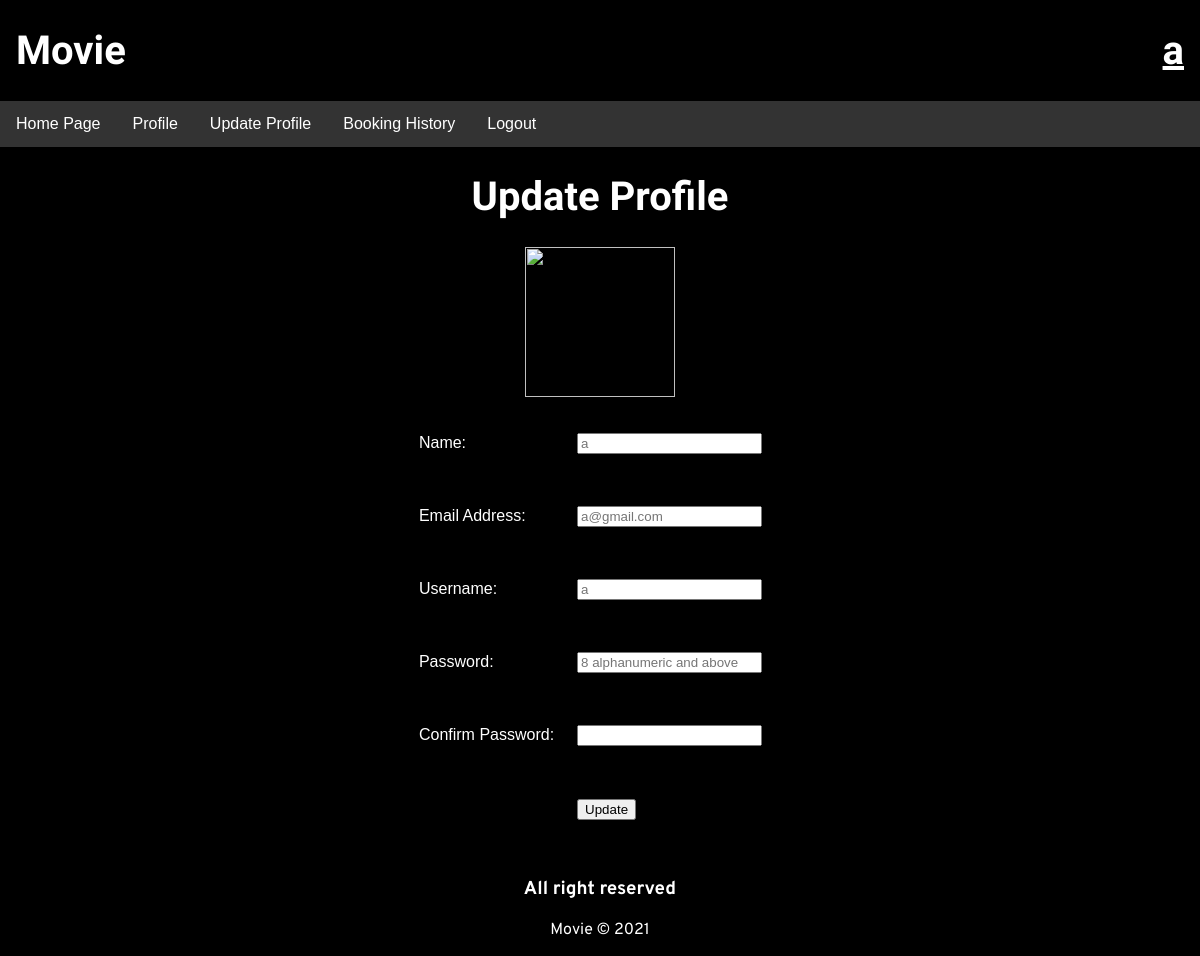
The page /update_profile.php (signed in) on the database its author committed.
### tables this page shows
CREATE TABLE `user` (
  `name` varchar(1000) NOT NULL,
  `email` varchar(1000) NOT NULL,
  `username` varchar(1000) NOT NULL,
  `password` varchar(1000) NOT NULL,
  `id` int(255) NOT NULL
);

### update_profile.php (the view, shortened to what this page needs)
<?php
include('header.php');
?>
<?php
if (isset($_SESSION['login'])) {
    $query = "SELECT * FROM user WHERE id = '{$_SESSION['id']}'";
    $result = mysqli_query($dbc, $query);
    if (mysqli_num_rows($result) > 0) {
        while ($row = mysqli_fetch_array($result)) {
            $name = $row['name'];
            $email = $row['email'];
            $username = $row['username'];
        }
    }
}
?>
<center>
    <h1>Update Profile</h1>
    <img src="icon.png" height="150" width="150"/><br/><br/>
    <form action="update_profile.php" method="post">
        <table>
            <tr>
                <td><p>Name:</p></td>
                <td><input type="text" name="name" size="20" placeholder="<?php print $name; ?>"/></td>
            </tr>
            <tr>
                <td><p>Email Address:</p></td>
                <td><input type="text" name="email" size="20" placeholder="<?php print $email; ?>"/></td>
            </tr>
            <tr>
                <td><p>Username:</p></td>
                <td><input type="text" name="username" size="20" placeholder="<?php print $username; ?>"/></td>
            </tr>
            <tr>
                <td><p>Password:</p></td>
                <td><input type="password" name="password" size="20" placeholder="8 alphanumeric and above"/></td>
            </tr>
            <tr>
                <td><p>Confirm Password:</p></td>
                <td><input type="password" name="password2" size="20" /></td>
            </tr>
            <tr>
                <td></td>
                <td><p><input type="submit" name="submit" value="Update"/></p> <input type="hidden" name="submitted" value="true"/></td>
            </tr>
        </table>
    </form>
</center>
<?php
require ('footer.php');
?>

### header.php (style rules this page uses)
h1 { font-family: 'Big Shoulders Stencil Text', cursive; font-size: 40px; color:white; }
body { background-color:black; font-family: Verdana, sans-serif; margin:0 }
p,h2,h3 { color:white; }
* { box-sizing: border-box }
body { font-family: Verdana, sans-serif; margin:0 }
img { vertical-align: middle; }
td { color:white; padding-right: 20px; padding-bottom: 20px; }

### rows shown on the page
user: name "a", email "a@gmail.com", username "a"

### other values the page prints
$username "a"
